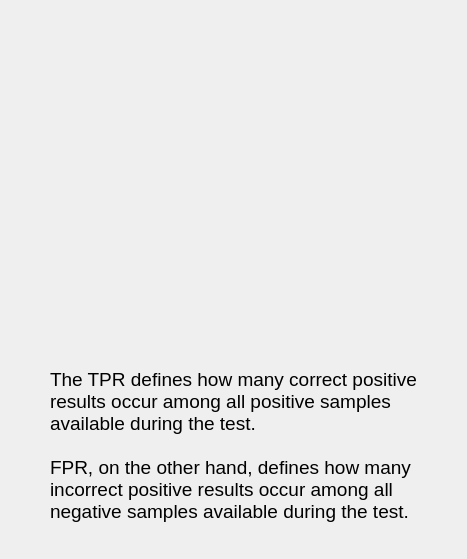
<?xml version="1.0" encoding="UTF-8"?>
<ui version="4.0">
 <class>ROCDlg</class>
 <widget class="QDialog" name="ROCDlg">
  <property name="geometry">
   <rect>
    <x>0</x>
    <y>0</y>
    <width>467</width>
    <height>559</height>
   </rect>
  </property>
  <property name="windowTitle">
   <string>Receive Operating Characteristics (ROC) Plot</string>
  </property>
  <widget class="QwtPlot" name="ROCPlot">
   <property name="geometry">
    <rect>
     <x>40</x>
     <y>20</y>
     <width>400</width>
     <height>291</height>
    </rect>
   </property>
   <property name="autoReplot">
    <bool>false</bool>
   </property>
  </widget>
  <widget class="QLabel" name="label">
   <property name="geometry">
    <rect>
     <x>50</x>
     <y>350</y>
     <width>381</width>
     <height>191</height>
    </rect>
   </property>
   <property name="font">
    <font>
     <pointsize>14</pointsize>
    </font>
   </property>
   <property name="text">
    <string>The TPR defines how many correct positive results occur among all positive samples available during the test.

FPR, on the other hand, defines how many incorrect positive results occur among all negative samples available during the test.</string>
   </property>
   <property name="wordWrap">
    <bool>true</bool>
   </property>
  </widget>
 </widget>
 <customwidgets>
  <customwidget>
   <class>QwtPlot</class>
   <extends>QFrame</extends>
   <header>qwt_plot.h</header>
  </customwidget>
 </customwidgets>
 <resources/>
 <connections/>
</ui>
